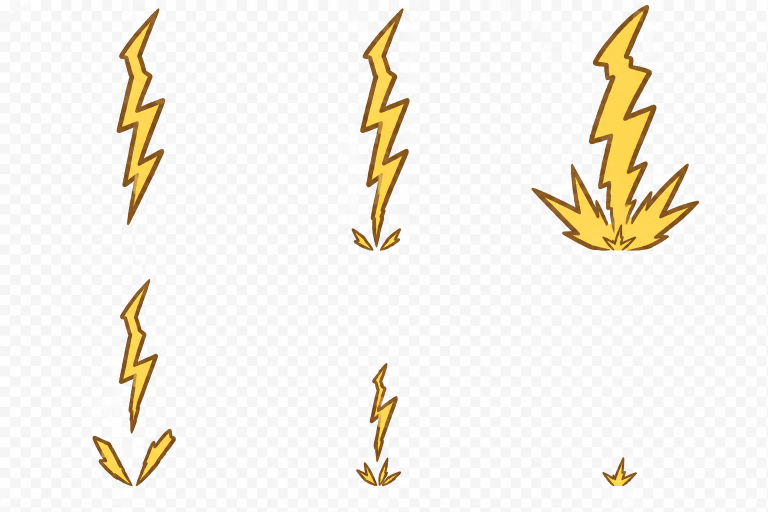
#> input picture Deliverables/Reviews/2026-09-08-vfx/redraws/yellow-thunder-keyframes-v1.png, 1536 x 1024 px (shown at 1/2 size)
$ python -i prepare_gem_type_icon_review.py   (imports and definitions only)
#> lines starting #> are read from the running program, lines starting #| are printed output that depends on the picture; after the words box and inside, x2 and y2 are one past the last pixel; in counts of white or black regions, pixels touching at a corner belong together
"""Prepare the user-authorized background-only cleanup and 12-icon review boards.

Artwork and percent relief were generated with imagegen. This script removes
border-connected neutral checker backgrounds, normalizes delivery size and lays
out the review. The user additionally authorized one shared percent layer at an
identical size with three light tints. Gem bodies are never redrawn or recolored.
"""
from __future__ import annotations

import hashlib
import argparse
import json
import shutil
from pathlib import Path

from PIL import Image, ImageChops, ImageDraw, ImageFont, ImageOps

ROOT = Path(__file__).resolve().parents[1]
FOLDER = ROOT / "SourceArt/UI/Items/Gems/contour-review-20260909"
NAMES = {
    "Attack": ("攻击", "红色刃晶"), "Defense": ("防御", "厚盾晶体"), "MaxHealth": ("生命", "饱满心形"),
    "AttackPercent": ("攻击百分比", "中心浅浮雕 %"), "DefensePercent": ("防御百分比", "中心浅浮雕 %"), "MaxHealthPercent": ("生命百分比", "中心浅浮雕 %"),
    "DirectDamage": ("直接伤害", "拳形晶体"), "ArmorGain": ("护甲获得量", "层叠甲晶"), "Healing": ("治疗效果", "药葫芦晶体"),
    "CounterDamage": ("反击伤害", "回钩刃晶"), "FireDamage": ("火焰伤害", "弯曲火舌晶体"), "DamageOverTime": ("持续伤害", "倒钩毒滴晶体"),
    "FrostDamage": ("冰霜伤害", "厚雪晶 · 补充候选"), "LightningDamage": ("雷击伤害", "折角闪电 · 补充候选"),
}
FONT = ROOT / "SourceArt/UI/Fonts/Readability/SourceHanSansCN-Bold.otf"


def sha(path):
    return hashlib.sha256(path.read_bytes()).hexdigest()


def cleanup_background(source: Path):
    original = Image.open(source)
#> original is the input picture: PIL image 1536x1024 RGB; mean R, G, B 245.3, 242, 234.9
    original.load()
    image = original.convert("RGBA")
    before = image.convert("RGB").tobytes()
    alpha = image.getchannel("A")
#> alpha: PIL image 1536x1024 L; every value is 255
    removed = 0
    if alpha.getextrema()[0] == 255:
        red, green, blue = image.convert("RGB").split()
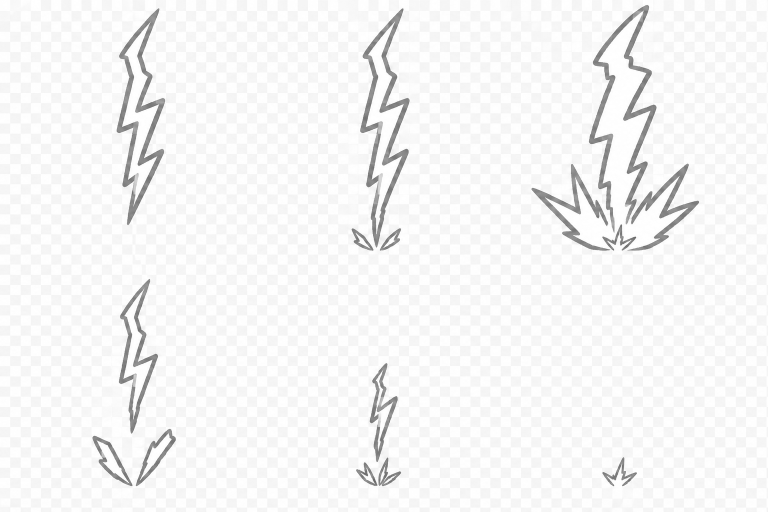
#> red: PIL image 1536x1024 L (shown at 1/2 size); min 93, max 255, mean 245.3
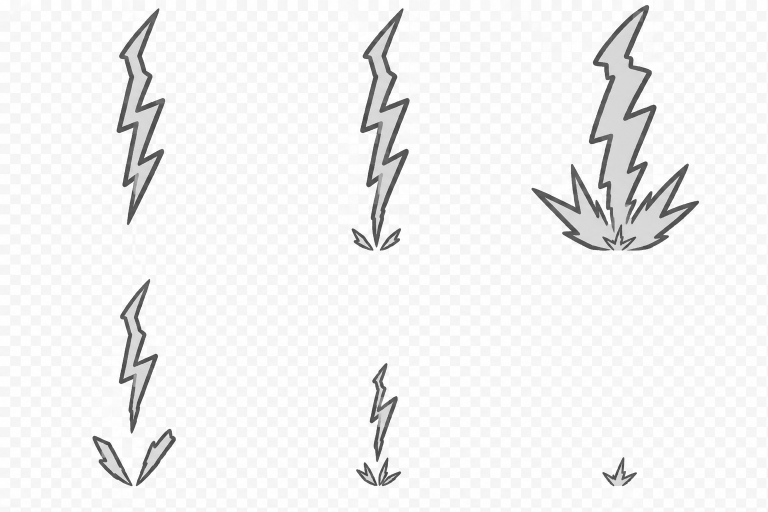
#> green: PIL image 1536x1024 L (shown at 1/2 size); min 52, max 255, mean 242
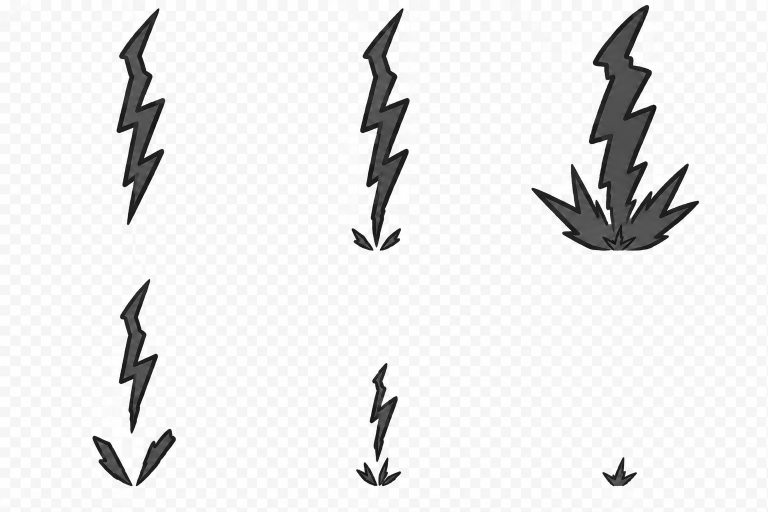
#> blue: PIL image 1536x1024 L (shown at 1/2 size); min 6, max 255, mean 234.9
        high = ImageChops.lighter(ImageChops.lighter(red, green), blue)
        low = ImageChops.darker(ImageChops.darker(red, green), blue)
        # The generated checker is neutral and light. Dark outlines and saturated
        # gem surfaces form a barrier; enclosed white highlights stay untouched.
        neutral = ImageChops.subtract(high, low).point(lambda value: 255 if value <= 32 else 0)
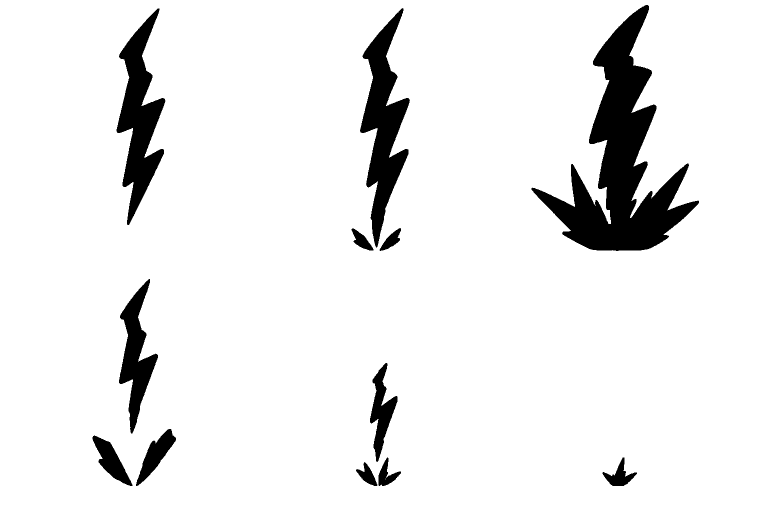
#> neutral: PIL image 1536x1024 L (shown at 1/2 size); 92.4% white; 12 black regions, largest, box (x1, y1, x2, y2) and area: (1063, 10, 1398, 502) 54898, (720, 16, 820, 495) 20455, (233, 17, 331, 450) 18571
        light = low.point(lambda value: 255 if value >= 60 else 0)
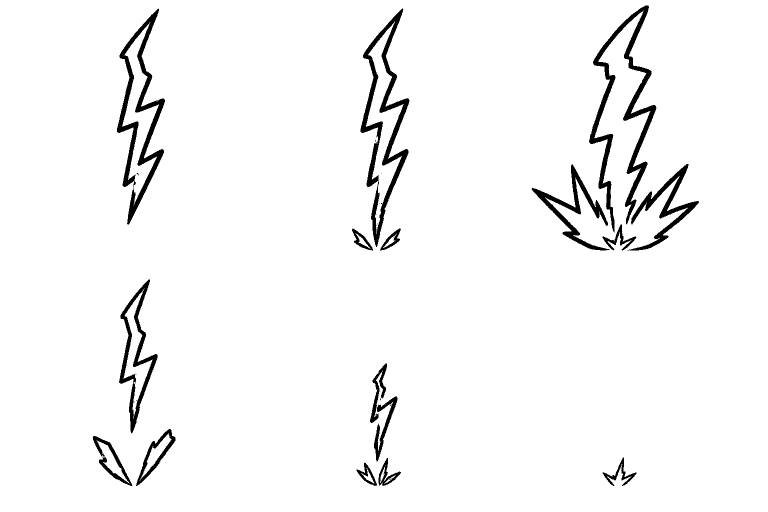
#> light: PIL image 1536x1024 L (shown at 1/2 size); 96.5% white; 30 black regions (14 under 20 px), largest, box (x1, y1, x2, y2) and area: (1178, 11, 1313, 465) 10968, (721, 17, 819, 494) 10186, (234, 17, 330, 449) 9495
        eligible = ImageChops.multiply(neutral, light)
        w, h = image.size
#> w = 1536; h = 1024
        for point in ((0, 0), (w-1, 0), (0, h-1), (w-1, h-1)):
            if eligible.getpixel(point) == 255:
                ImageDraw.floodfill(eligible, point, 128)
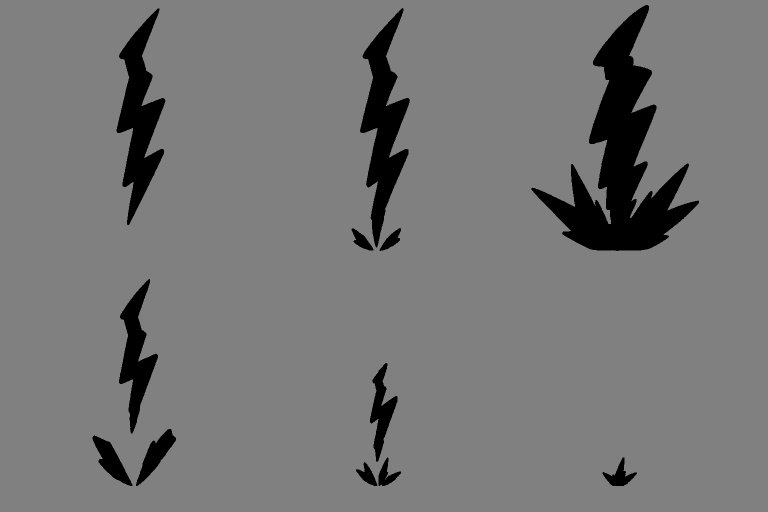
#> eligible: PIL image 1536x1024 L (shown at 1/2 size); min 0, max 255, mean 118.3
        removed = eligible.histogram()[128]
#> removed = 1453055
        if not removed:
            raise RuntimeError(f"No removable exterior checker found: {source}")
        alpha = eligible.point(lambda value: 0 if value == 128 else 255)
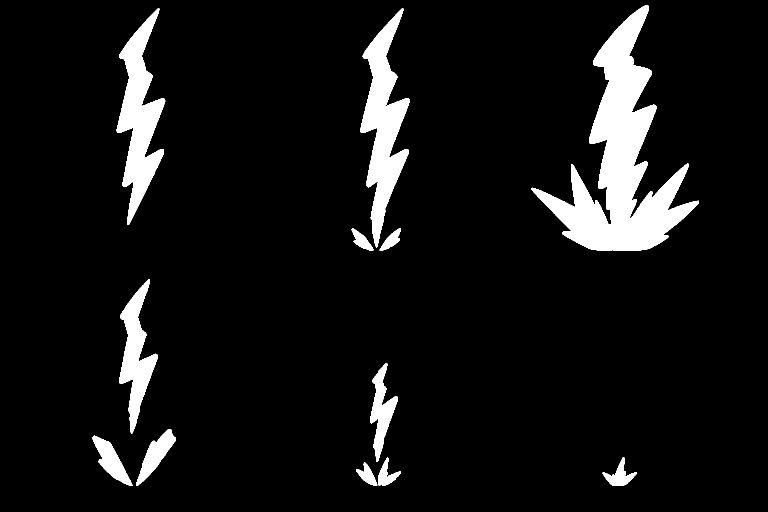
#> alpha: PIL image 1536x1024 L (shown at 1/2 size); 7.6% white; 12 white regions, largest, box (x1, y1, x2, y2) and area: (1063, 10, 1398, 502) 54898, (720, 16, 820, 495) 20455, (233, 17, 331, 450) 18571
        image.putalpha(alpha)
    # Generation can leave alpha=1 dust in otherwise empty corners. This is
    # background residue, below the visible-alpha threshold used for the art.
    image.putalpha(image.getchannel("A").point(lambda value: 0 if value <= 3 else value))
    assert image.convert("RGB").tobytes() == before, "Background cleanup changed RGB artwork"
    assert all(image.getpixel(p)[3] == 0 for p in ((0,0),(image.width-1,0),(0,image.height-1),(image.width-1,image.height-1)))
    bbox = image.getchannel("A").point(lambda value: 255 if value >= 16 else 0).getbbox()
#> bbox = (185, 10, 1398, 972)
    assert bbox and (bbox[2]-bbox[0]) > image.width * 0.4 and (bbox[3]-bbox[1]) > image.height * 0.4
    return image, {"original_mode": original.mode, "removed_background_pixels": removed,
                   "rgb_artwork_preserved_before_resize": True, "source_alpha_bbox": list(bbox)}


# [9 lines left out: function normalize, not called in this run]


def font(size):
    return ImageFont.truetype(str(FONT), size)


# [141 lines left out: functions prepare_percent_layer, composite_percent, center_text, make_board, make_small_board, main, not called in this run]


# [2 lines not run here, left out]

>>> result = cleanup_background('../Deliverables/Reviews/2026-09-08-vfx/redraws/yellow-thunder-keyframes-v1.png')
